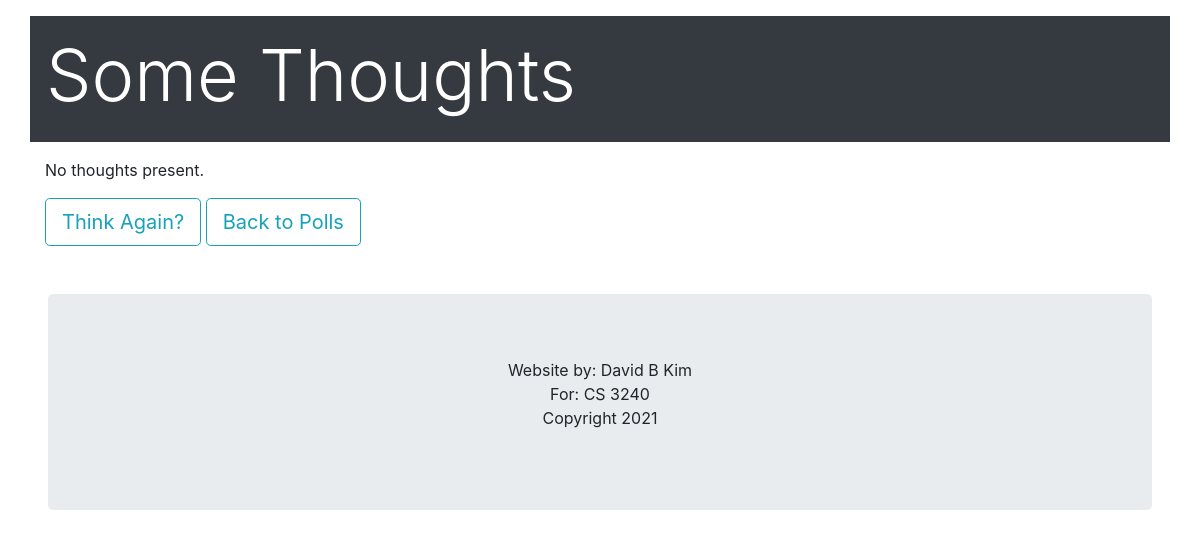
Page /polls/thoughts/list on the earlier database version.
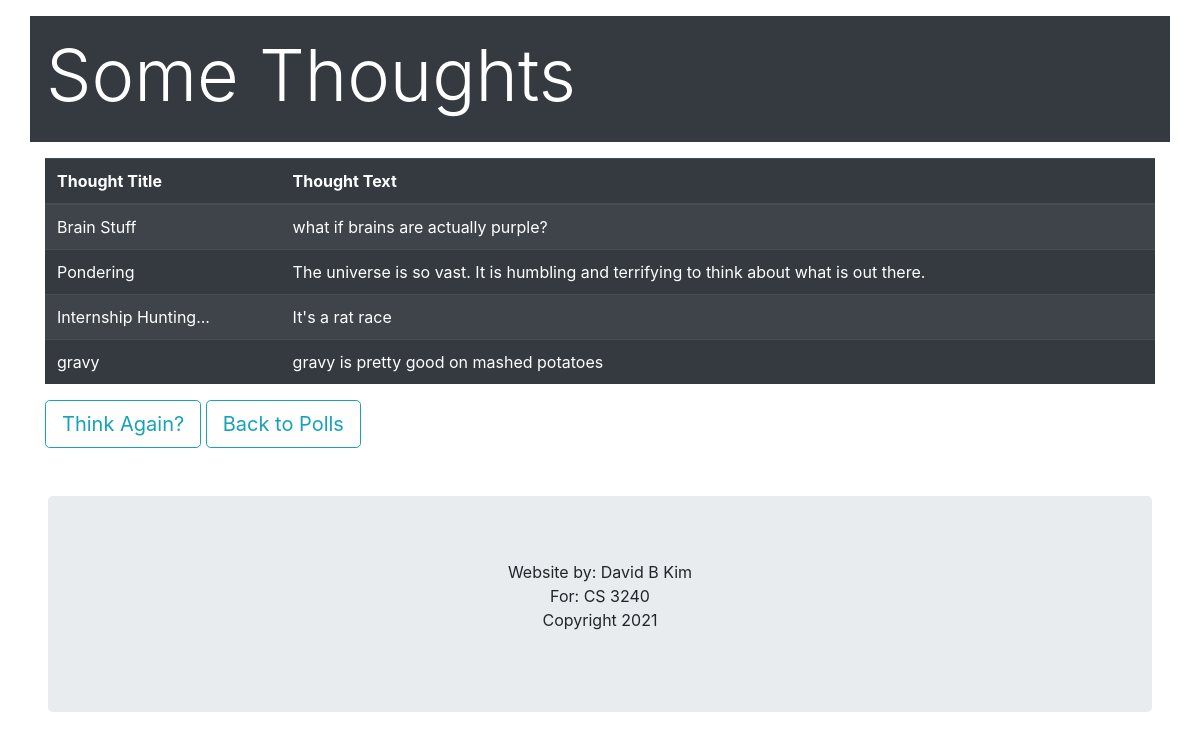
Same page on the later database version.
### polls/models.py (models this page shows, shortened)
class Thought(models.Model):
    thought_title = models.CharField(max_length=200)
    thought_text = models.TextField()

### polls/views.py (the view)
# urls.py: path('', views.IndexView.as_view(), name='index'),
def index(request):
    latest_thought_list = Thought.objects.filter()
    context = {
        'latest_thought_list': latest_thought_list,
    }
    return render(request, 'polls/thought_index.html', context)

### polls/templates/polls/thought_index.html (shortened to what this page needs)
{% load bootstrap4 %}
{% bootstrap_css %}
<div class="container p-3 my-3 bg-dark text-white">
  <h1 class="display-3">Some Thoughts</h1>
 </div>
<div class="container">
{% if latest_thought_list %}
    <table class="table table-dark table-striped">
    <thead>
      <tr>
        <th>Thought Title</th>
        <th>Thought Text</th>
      </tr>
    </thead>
    <tbody>
    {% for thought in latest_thought_list %}
        <tr>
        <td>{{thought.thought_title}}</td>
        <td>{{thought.thought_text}}</td>
         </tr>
    {% endfor %}
    </tbody>
  </table>
{% else %}
    <p>No thoughts present.</p>
{% endif %}
    <a href="{% url 'polls:post_thought' %}" class="btn btn-outline-info btn-lg" role="button">Think Again?</a>
<a href="{% url 'polls:index' %}" class="btn btn-outline-info btn-lg" role="button">Back to Polls</a>
</div>
<div class="jumbotron m-5 text-center" style="margin-bottom:0">
  <p>Website by: David B Kim <br> For: CS 3240<br> Copyright 2021</p>
</div>

Differences in the rows shown:
added Thought: thought_title "Brain Stuff", thought_text "what if brains are actually purple?"
added Thought: thought_title "Pondering", thought_text "The universe is so vast. It is humbling and terrifying to think about what is out there."
added Thought: thought_title "Internship Hunting...", thought_text "It's a rat race"
added Thought: thought_title "gravy", thought_text "gravy is pretty good on mashed potatoes"
Other differences:
text no longer shown: "No thoughts present."
text now shown: "Thought Title Thought Text"
